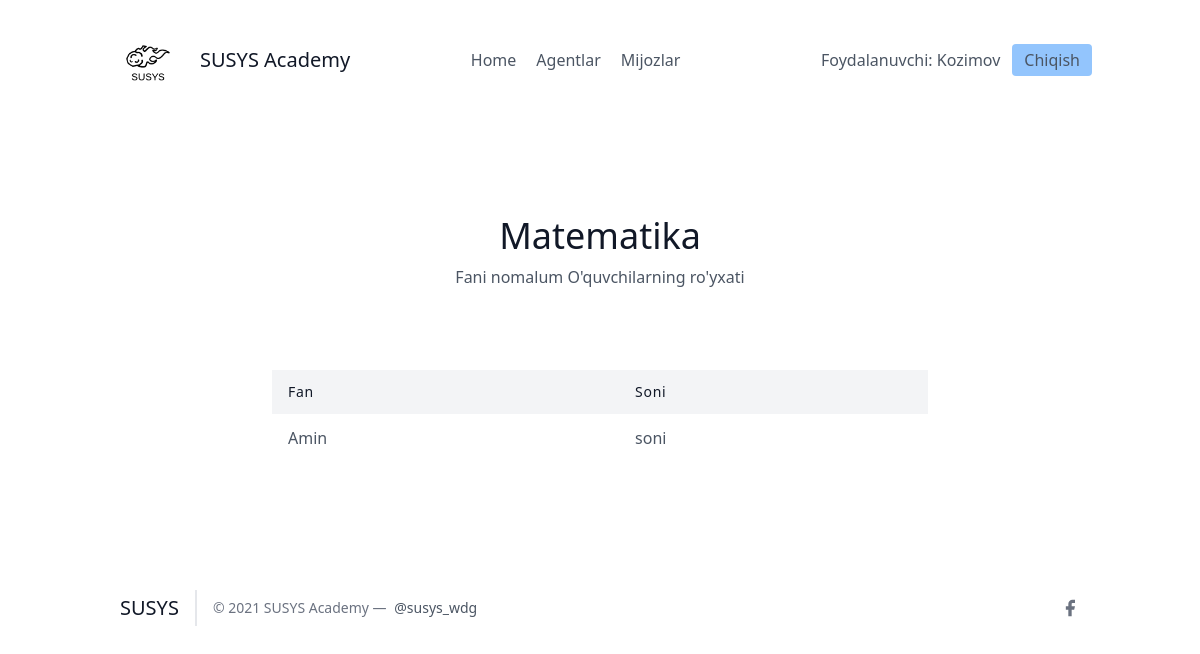
The page /leads/categories/1 (signed in) on the database its author committed.
### leads/models.py (models this page shows, shortened)
class User(AbstractUser):
    is_organisor = models.BooleanField(default=True)
    is_agent = models.BooleanField(default=False)

class Category(models.Model):
    nomi = models.CharField(max_length=20)
    organisation = models.ForeignKey(UserProfile, on_delete=models.CASCADE)

class Lead(models.Model):
    ismi = models.CharField(max_length=20)
    familiyasi = models.CharField(max_length=20)
    yoshi = models.IntegerField(default=0)
    organisation = models.ForeignKey(UserProfile, on_delete=models.CASCADE)
    agent = models.ForeignKey("Agent", null=True, blank=True, on_delete=models.SET_NULL)
    category = models.ForeignKey("Category", related_name="leads", null=True, blank=True, on_delete=models.SET_NULL)

### leads/views.py (the view)
# urls.py: path('categories/<int:pk>', CategoryDetailView.as_view(), name="category")
class CategoryDetailView(LoginRequiredMixin, DetailView):
    template_name = "leads/category_detail.html"
    context_object_name = "category"
    def get_queryset(self):
        user = self.request.user
        if user.is_organisor:
            queryset = Category.objects.filter(
                organisation = user.userprofile
            )
        else:
            queryset = Category.objects.filter(
                organisation = user.agent.organisation
            )
        return queryset

### leads/templates/leads/category_detail.html (shortened to what this page needs)
{% extends 'base.html' %}
{% block content %}
    <section class="text-gray-600 body-font">
    <div class="container px-5 py-24 mx-auto">
      <div class="flex flex-col text-center w-full mb-20">
        <h1 class="sm:text-4xl text-3xl font-medium title-font mb-2 text-gray-900">{{ category.nomi }}</h1>
        <p class="lg:w-2/3 mx-auto leading-relaxed text-base">Fani nomalum O'quvchilarning ro'yxati</p>
      </div>
      <div class="lg:w-2/3 w-full mx-auto overflow-auto">
        <table class="table-auto w-full text-left whitespace-no-wrap">
          <thead>
            <tr>
              <th class="px-4 py-3 title-font tracking-wider font-medium text-gray-900 text-sm bg-gray-100">Fan</th>
              <th class="px-4 py-3 title-font tracking-wider font-medium text-gray-900 text-sm bg-gray-100">Soni</th>
            </tr>
          </thead>
          <tbody>
            {% for lead in category.leads.all %}
            <tr>
              <td class="px-4 py-3">{{ lead.ismi }}</td>
              <td class="px-4 py-3">soni</td>
            </tr>
            {% endfor %}
          </tbody>
        </table>
      </div>
    </div>
    </section>
{% endblock %}

### frontend/details/navbar.html
{% load static %}
<header class="text-gray-600 body-font">
  <div class="container mx-auto flex flex-wrap p-5 flex-col md:flex-row items-center">
    <a class="flex title-font font-medium items-center text-gray-900 mb-4 md:mb-0">
      <img src="{% static 'img/logo-dark.png' %}" style="width: 80px;" alt="Logo">
      <span class="ml-3 text-xl">SUSYS Academy</span>
    </a>
    <nav class="md:ml-auto md:mr-auto flex flex-wrap items-center text-base justify-center">
      <a href="/" class="mr-5 hover:text-gray-900">Home</a>
    {% if not request.user.is_authenticated %}
      </nav>
        <button class="inline-flex items-center bg-blue-300 border-0 py-1 px-3 focus:outline-none hover:bg-blue-200 rounded text-base mt-4 md:mt-0" style="margin-right: 20px">
          <a  href="{% url 'signup' %}">Ro'yxatdan o'tish
          </a>
        </button>
    {% else %}
        {% if request.user.is_organisor %}
        <a href="/agents/" class="mr-5 hover:text-gray-900">Agentlar</a>
        {% endif %}
        <a href="/leads/" class="mr-5 hover:text-gray-900">Mijozlar</a>
      </nav>
    {% endif %}
    {% if request.user.is_authenticated %}
      Foydalanuvchi: {{ request.user.username }}
      <button class="ml-3 inline-flex items-center bg-blue-300 border-0 py-1 px-3 focus:outline-none hover:bg-blue-200 rounded text-base mt-4 md:mt-0">
        <a  href="{% url 'logout' %}">Chiqish
        </a>
      </button>
    {% else %}
    <button class="inline-flex items-center bg-blue-300 border-0 py-1 px-3 focus:outline-none hover:bg-blue-200 rounded text-base mt-4 md:mt-0">
      <a href="{% url 'login' %}">Kirish
    </a>
    </button>
    {% endif %}
  </div>
</header>

### rows shown on the page
User: user.username "Kozimov"
Category: nomi "Matematika"
Lead: ismi "Amin"
